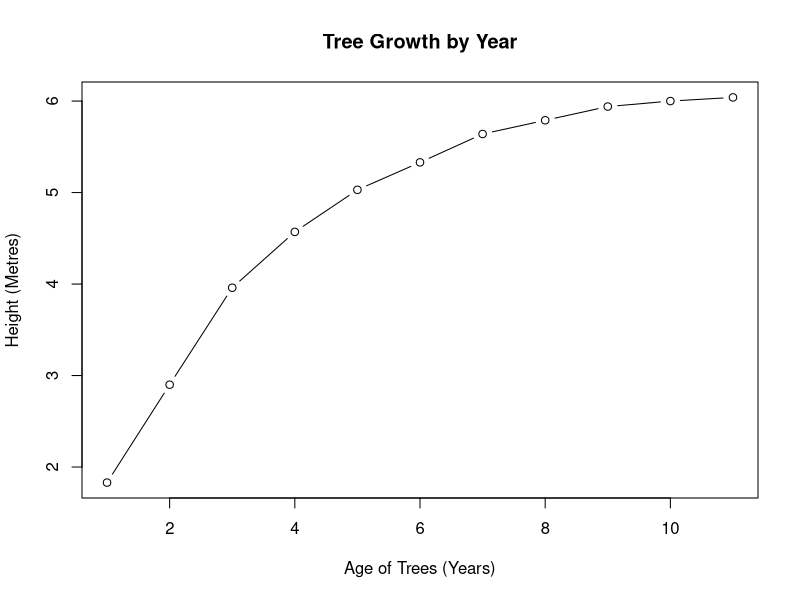

The R script that drew this image:
#
#          Author: Dr Eugene O'Loughlin
#     Video Title: How To... Perform Logarithmic Regression in R
#    Video Number: #104
#
# Read and display Tree Growth Data
treeGrowth <- read.csv(file = "104_Data_File.csv", 
                       header = TRUE, sep = ",")
print(treeGrowth)
#
# Visualize 
plot(treeGrowth, main = "Tree Growth by Year",
     xlab = "Age of Trees (Years)",
     ylab = "Height (Metres)",
     type = "b")
#
# Logarithmic Model: y = a + b * Log (x)
#
# Create the model
treeModel <- lm(treeGrowth$Height ~ log(treeGrowth$Age))
summary(treeModel)
#
# Fitted model is: y = 1.86051 + 1.86058 * ln(x)
#